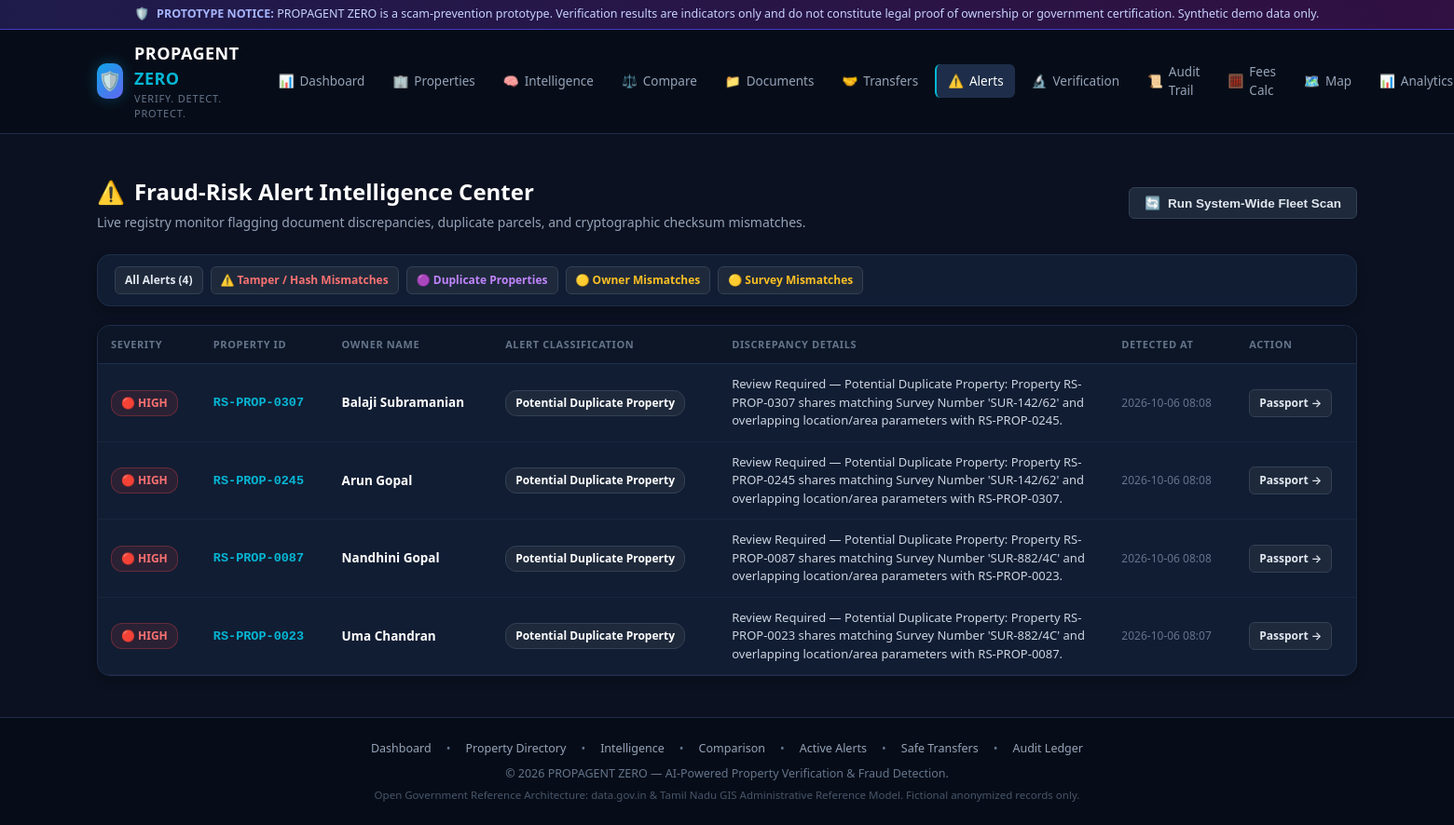
The app's page /alerts?type=Potential+Duplicate+Property (signed in) with its own data.
### tables this page shows
CREATE TABLE risk_alerts (
        id INTEGER PRIMARY KEY AUTOINCREMENT,
        property_id TEXT NOT NULL,
        alert_type TEXT NOT NULL,
        description TEXT NOT NULL,
        severity TEXT NOT NULL DEFAULT 'Medium',
        created_at TEXT NOT NULL DEFAULT CURRENT_TIMESTAMP,
        FOREIGN KEY (property_id) REFERENCES properties (property_id) ON DELETE CASCADE
    );

CREATE TABLE properties (
        id INTEGER PRIMARY KEY AUTOINCREMENT,
        property_id TEXT UNIQUE NOT NULL,
        owner_id TEXT NOT NULL,
        owner_name TEXT NOT NULL,
        survey_number TEXT NOT NULL,
        land_area REAL NOT NULL,
        area_unit TEXT NOT NULL DEFAULT 'sq.ft',
        property_type TEXT NOT NULL,
        district TEXT NOT NULL,
        taluk TEXT NOT NULL,
        village TEXT NOT NULL,
        location TEXT NOT NULL,
        registration_date TEXT NOT NULL,
        ownership_status TEXT NOT NULL DEFAULT 'Active',
        verification_status TEXT NOT NULL DEFAULT 'Pending',
        risk_score INTEGER NOT NULL DEFAULT 0,
        risk_level TEXT NOT NULL DEFAULT 'Low Risk',
        previous_owner TEXT,
        transfer_date TEXT,
        created_at TEXT NOT NULL DEFAULT CURRENT_TIMESTAMP
    , latitude REAL DEFAULT 13.0827, longitude REAL DEFAULT 80.2707, address TEXT DEFAULT "", land_purpose TEXT DEFAULT "Residential", declared_purpose TEXT DEFAULT "Residential", location_status TEXT DEFAULT "Consistent", purpose_status TEXT DEFAULT "Consistent", boundary_coordinates TEXT DEFAULT "", utility_dues TEXT DEFAULT "");

### app.py (the view)
@app.route('/alerts')
@login_required
def alerts():
    type_filter = request.args.get('type', '').strip()
    conn = get_db_connection()
    cursor = conn.cursor()
    sql = """
        SELECT a.*, p.owner_name, p.risk_score
        FROM risk_alerts a
        JOIN properties p ON a.property_id = p.property_id
        WHERE 1=1
    """
    params = []
    if type_filter:
        sql += " AND a.alert_type = ?"
        params.append(type_filter)
    sql += " ORDER BY a.id DESC"
    cursor.execute(sql, params)
    alert_list = [dict(r) for r in cursor.fetchall()]
    conn.close()
    return render_template('alerts.html', alerts=alert_list, type_filter=type_filter)

### app.py (called while the page is built)
def get_csrf_token():
    if '_csrf_token' not in session:
        session['_csrf_token'] = secrets.token_hex(32)
    return session['_csrf_token']

@app.context_processor
def inject_template_globals():
    unread_count = 0
    uid = session.get('user_id')
    if uid:
        try:
            _conn = get_db_connection()
            row = _conn.execute(
                "SELECT COUNT(*) FROM notifications WHERE user_id = ? AND is_read = 0", (uid,)
            ).fetchone()
            unread_count = row[0] if row else 0
            _conn.close()
        except Exception:
            pass
    return {
        'csrf_token': get_csrf_token,
        'demo_mode': DEMO_MODE,
        'current_user_id': session.get('user_id'),
        'current_user_name': session.get('user_name'),
        'current_user_role': session.get('user_role'),
        'unread_notifications': unread_count
    }

@app.before_request
def security_and_csrf_protect():
    if request.path.startswith('/api/'):
        if 'user_id' in session:
            return
        key = request.headers.get('X-API-Key') or request.args.get('api_key')
        if key and secrets.compare_digest(key, API_KEY):
            return
        return jsonify({
            'error': 'Unauthorized',
            'message': 'API access requires an active session or valid X-API-Key.'
        }), 401
    if request.method in ('POST', 'PUT', 'DELETE', 'PATCH'):
        token = request.form.get('csrf_token') or request.headers.get('X-CSRFToken')
        session_token = session.get('_csrf_token')
        if not session_token or not token or not secrets.compare_digest(token, session_token):
            flash("Session expired — please sign in again to continue.", "warning")
            return redirect(url_for('login'))

def login_required(f):
    @wraps(f)
    def decorated_function(*args, **kwargs):
        if 'user_id' not in session:
            flash("Please sign in to access this resource.", "warning")
            return redirect(url_for('login', next=request.url))
        return f(*args, **kwargs)
    return decorated_function

@app.after_request
def set_security_headers(response):
    response.headers['X-Content-Type-Options'] = 'nosniff'
    response.headers['X-Frame-Options'] = 'SAMEORIGIN'
    response.headers['Referrer-Policy'] = 'strict-origin-when-cross-origin'
    return response

### templates/alerts.html (shortened to what this page needs)
{% extends "base.html" %}
{% block content %}
<div class="page-header">
  <div class="page-title">
    <h2><span>⚠️</span> Fraud-Risk Alert Intelligence Center</h2>
    <p>Live registry monitor flagging document discrepancies, duplicate parcels, and cryptographic checksum mismatches.</p>
  </div>
  <form method="POST" action="{{ url_for('run_system_wide_scan') }}">
    <button type="submit" class="btn btn-secondary">
      <span>🔄</span> Run System-Wide Fleet Scan
    </button>
  </form>
</div>
<div class="card" style="padding: 12px 18px; margin-bottom: 20px;">
  <div style="display: flex; gap: 8px; flex-wrap: wrap; font-size: 13px;">
    <a href="{{ url_for('alerts') }}" class="btn btn-secondary btn-sm {% if not type_filter %}active{% endif %}">
      All Alerts ({{ alerts|length }})
    </a>
    <a href="{{ url_for('alerts', type='Hash Mismatch') }}" class="btn btn-secondary btn-sm {% if type_filter == 'Hash Mismatch' %}active{% endif %}" style="color: #f87171;">
      ⚠️ Tamper / Hash Mismatches
    </a>
    <a href="{{ url_for('alerts', type='Potential Duplicate Property') }}" class="btn btn-secondary btn-sm {% if type_filter == 'Potential Duplicate Property' %}active{% endif %}" style="color: #c084fc;">
      🟣 Duplicate Properties
    </a>
    <a href="{{ url_for('alerts', type='Owner Name Mismatch') }}" class="btn btn-secondary btn-sm {% if type_filter == 'Owner Name Mismatch' %}active{% endif %}" style="color: #fbbf24;">
      🟡 Owner Mismatches
    </a>
    <a href="{{ url_for('alerts', type='Survey Number Mismatch') }}" class="btn btn-secondary btn-sm {% if type_filter == 'Survey Number Mismatch' %}active{% endif %}" style="color: #fbbf24;">
      🟡 Survey Mismatches
    </a>
  </div>
</div>
<div class="card" style="padding: 0; overflow: hidden;">
  <div class="table-responsive">
    <table class="data-table">
      <thead>
        <tr>
          <th>Severity</th>
          <th>Property ID</th>
          <th>Owner Name</th>
          <th>Alert Classification</th>
          <th>Discrepancy Details</th>
          <th>Detected At</th>
          <th>Action</th>
        </tr>
      </thead>
      <tbody>
        {% for a in alerts %}
          <tr>
            <td>
              {% if a.severity == 'High' %}
                <span class="badge badge-high-risk">🔴 HIGH</span>
              {% elif a.severity == 'Medium' %}
                <span class="badge badge-review-required">🟡 MEDIUM</span>
              {% else %}
                <span class="badge badge-neutral">⚪ LOW</span>
              {% endif %}
            </td>
            <td>
              <a href="{{ url_for('property_passport', property_id=a.property_id) }}" class="mono-id" style="text-decoration: none;">
                {{ a.property_id }}
              </a>
            </td>
            <td><strong>{{ a.owner_name }}</strong></td>
            <td>
              <span class="badge badge-neutral" style="color: #fff; font-weight: 600;">
                {{ a.alert_type }}
              </span>
            </td>
            <td style="max-width: 380px; font-size: 13px; color: #cbd5e1;">
              {{ a.description }}
            </td>
            <td style="font-size: 12px; color: var(--text-muted);">
              {{ a.created_at[:16] }}
            </td>
            <td>
              <a href="{{ url_for('property_passport', property_id=a.property_id) }}" class="btn btn-secondary btn-sm">
                Passport &rarr;
              </a>
            </td>
          </tr>
        {% else %}
          <tr>
            <td colspan="7" style="text-align: center; padding: 32px; color: var(--text-muted);">
              No active alerts matching the selected category.
            </td>
          </tr>
        {% endfor %}
      </tbody>
    </table>
  </div>
</div>
{% endblock %}

### static/style.css (style rules this page uses)
:root { --bg-main: #0b1120; --bg-card: #111d33; --bg-card-hover: #162442; --bg-sidebar: #070d18; --border-color: #1e2e4a; --border-subtle: #19263e; --text-primary: #f8fafc; --text-secondary: #94a3b8; --text-muted: #64748b; --accent-cyan: #06b6d4; --accent-blue: #3b82f6; --accent-indigo: #6366f1; --status-green: #10b981; --status-green-bg: rgba(16, 185, 129, 0.12); --status-green-border: rgba(16, 185, 129, 0.3); --status-amber: #f59e0b; --status-amber-bg: rgba(245, 158, 11, 0.12); --status-amber-border: rgba(245, 158, 11, 0.3); --status-red: #ef4444; --status-red-bg: rgba(239, 68, 68, 0.12); --status-red-border: rgba(239, 68, 68, 0.3); --font-sans: system-ui, -apple-system, BlinkMacSystemFont, "Segoe UI", Roboto, "Helvetica Neue", Arial, sans-serif; --font-mono: ui-monospace, SFMono-Regular, Menlo, Monaco, Consolas, "Liberation Mono", "Courier New", monospace; --radius-sm: 6px; --radius-md: 10px; --radius-lg: 14px; }
* { box-sizing: border-box; margin: 0; padding: 0; }
body { background-color: var(--bg-main); color: var(--text-primary); font-family: var(--font-sans); line-height: 1.5; font-size: 15px; min-height: 100vh; display: flex; flex-direction: column; }
.page-header { display: flex; align-items: center; justify-content: space-between; margin-bottom: 24px; flex-wrap: wrap; gap: 16px; }
.page-title h2 { font-size: 24px; font-weight: 700; color: #fff; display: flex; align-items: center; gap: 10px; }
.page-title p { color: var(--text-secondary); font-size: 14px; margin-top: 4px; }
.card { background-color: var(--bg-card); border: 1px solid var(--border-color); border-radius: var(--radius-lg); padding: 20px; margin-bottom: 20px; box-shadow: 0 4px 12px rgba(0, 0, 0, 0.2); }
.badge { display: inline-flex; align-items: center; gap: 5px; font-size: 12px; font-weight: 600; padding: 4px 10px; border-radius: 12px; white-space: nowrap; }
.badge-high-risk, .badge-mismatch, .badge-rejected { background: var(--status-red-bg); border: 1px solid var(--status-red-border); color: #f87171; }
.badge-neutral { background: #1e293b; border: 1px solid #334155; color: #cbd5e1; }
.table-responsive { width: 100%; overflow-x: auto; }
table.data-table { width: 100%; border-collapse: collapse; font-size: 13.5px; text-align: left; }
table.data-table th { background-color: #0d1627; color: var(--text-muted); font-weight: 600; text-transform: uppercase; font-size: 11px; letter-spacing: 0.6px; padding: 12px 14px; border-bottom: 1px solid var(--border-color); }
table.data-table td { padding: 12px 14px; border-bottom: 1px solid var(--border-subtle); color: var(--text-secondary); }
table.data-table td strong { color: #fff; }
.mono-id { font-family: var(--font-mono); font-weight: 600; color: var(--accent-cyan); }
.btn { display: inline-flex; align-items: center; justify-content: center; gap: 8px; padding: 8px 16px; font-size: 13.5px; font-weight: 600; border-radius: var(--radius-sm); text-decoration: none; border: 1px solid transparent; cursor: pointer; transition: all 0.15s ease; }
.btn-secondary { background: #1e293b; color: #e2e8f0; border-color: #334155; }
.btn-sm { padding: 5px 10px; font-size: 12px; }

### records on screen
risk_alerts: severity "🔴 HIGH", property_id "RS-PROP-0307", owner_name "Balaji Subramanian", alert_type "Potential Duplicate Property", description "Review Required — Potential Duplicate Property: Property RS-PROP-0307 shares matching Survey Number 'SUR-142/62' and overlapping location/area parameters with RS-PROP-0245.", created_at "2026-10-06 08:08"
risk_alerts: severity "🔴 HIGH", property_id "RS-PROP-0245", owner_name "Arun Gopal", alert_type "Potential Duplicate Property", description "Review Required — Potential Duplicate Property: Property RS-PROP-0245 shares matching Survey Number 'SUR-142/62' and overlapping location/area parameters with RS-PROP-0307.", created_at "2026-10-06 08:08"
risk_alerts: severity "🔴 HIGH", property_id "RS-PROP-0087", owner_name "Nandhini Gopal", alert_type "Potential Duplicate Property", description "Review Required — Potential Duplicate Property: Property RS-PROP-0087 shares matching Survey Number 'SUR-882/4C' and overlapping location/area parameters with RS-PROP-0023.", created_at "2026-10-06 08:08"
risk_alerts: severity "🔴 HIGH", property_id "RS-PROP-0023", owner_name "Uma Chandran", alert_type "Potential Duplicate Property", description "Review Required — Potential Duplicate Property: Property RS-PROP-0023 shares matching Survey Number 'SUR-882/4C' and overlapping location/area parameters with RS-PROP-0087.", created_at "2026-10-06 08:07"

### other values on screen
{{ alerts|length }} "4"
